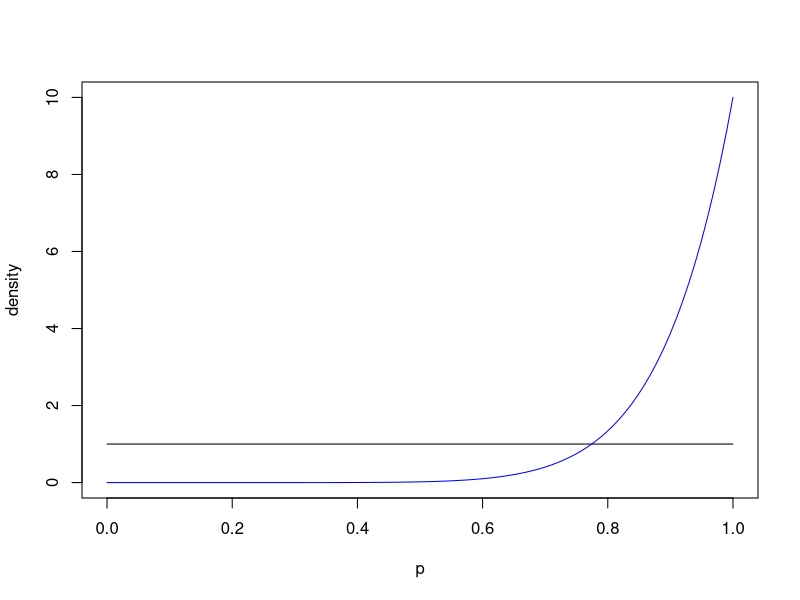
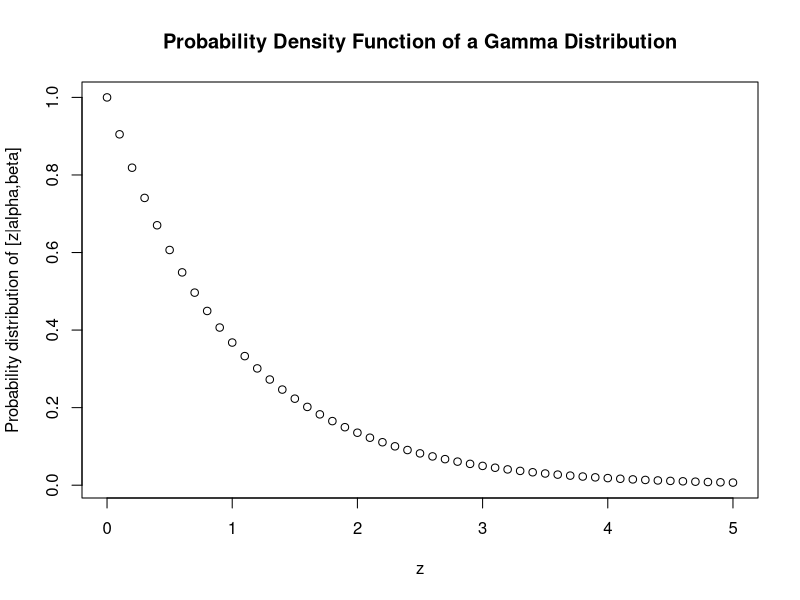
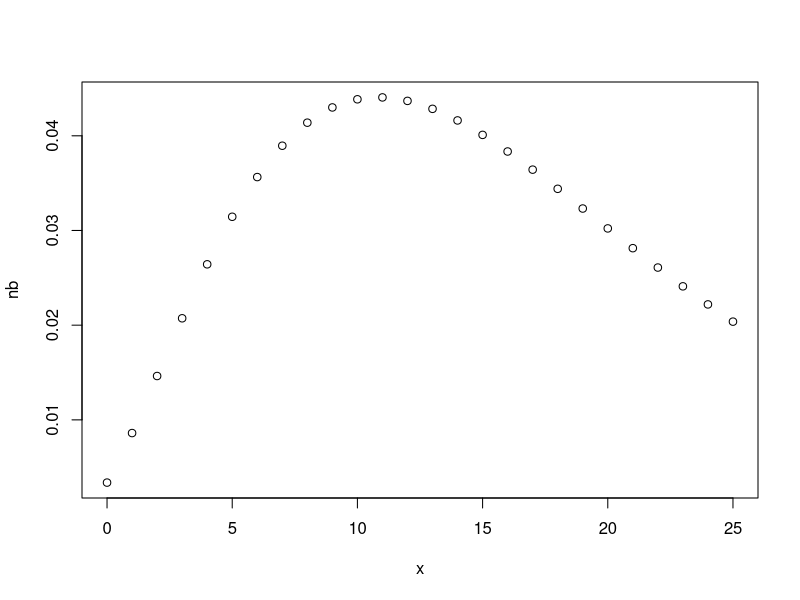
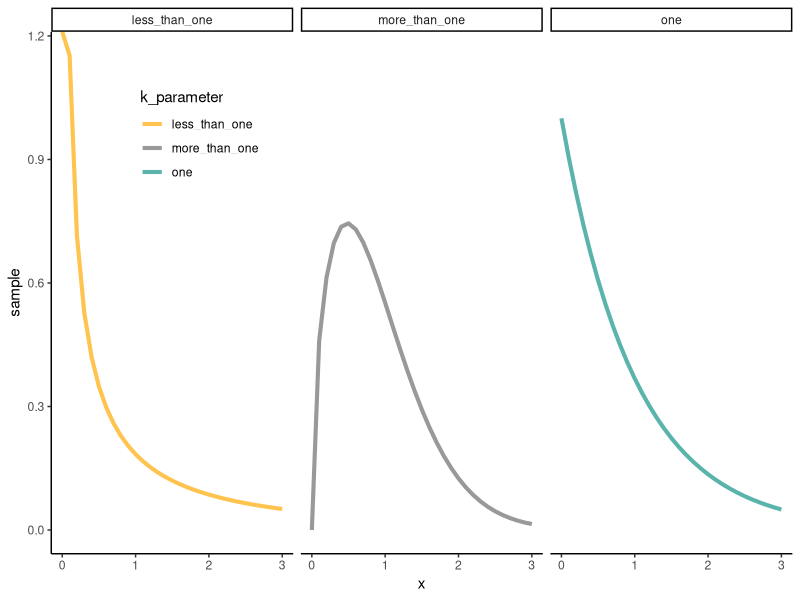
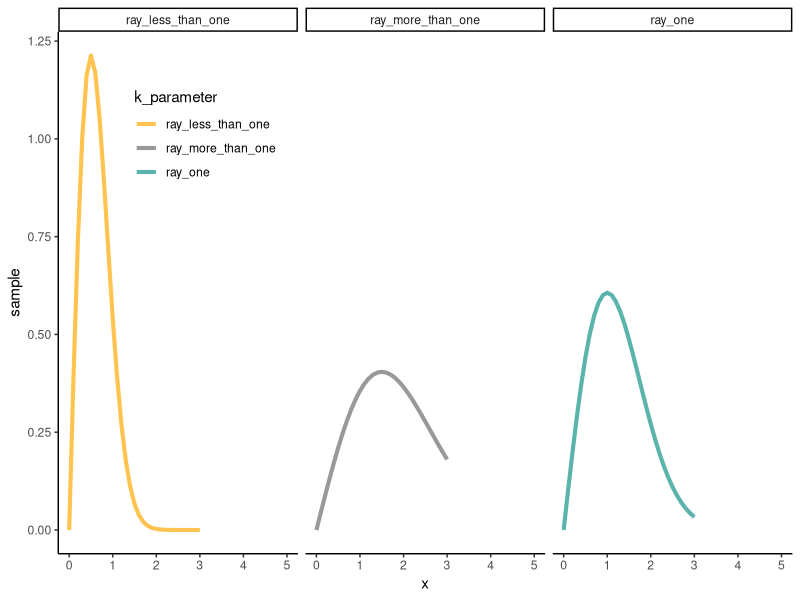

R code for these plots, in order:
## Testing different distributions

# Beta
p <- seq(0,1,length=100)
plot(p,dbeta(p,1,1), ylab="density",type="l",ylim=c(0,10))
lines(p, dbeta(p,10,1), col="blue")

# Gamma
z <- seq(from=0, to=5, by=0.1)
a <- 1
gfunc <- dgamma(z, shape=a)
plot(z,gfunc,
     xlab="z",
     ylab="Probability distribution of [z|alpha,beta]",
     title("Probability Density Function of a Gamma Distribution"))

# Negative binomial
x<-seq(0,25,1)
nb<-dnbinom(x, size=3, prob=0.15)
plot(x, nb)

# Weibull
library(tidyr)
library(dplyr)
library(ggplot2)

x <- seq(0, 3, 0.1)
less_than_one <- dweibull(x, shape = 0.5, scale = 1)
one <- dweibull(x, shape = 1, scale = 1)
more_than_one <- dweibull(x, shape = 1.5, scale = 1)

tibble(less_than_one, one, more_than_one, x) %>% gather("k_parameter", "sample", 1:3) %>% ggplot(aes(x = x, y = sample, col = k_parameter))+
  geom_line(size = 1.4)+theme_classic()+
  scale_color_manual(values = c("#fec44f", "#999999", "#5ab4ac"))+ theme(legend.position = c(.2,.8))+facet_wrap(~k_parameter)

# Rayleigh
library(VGAM)

x <- seq(0, 3, 0.1)
ray_less_than_one <- drayleigh(x, scale = 0.5)
ray_one <- drayleigh(x, scale = 1)
ray_more_than_one <- drayleigh(x, scale = 1.5)

tibble(ray_less_than_one, ray_one, ray_more_than_one, x) %>% 
  gather("k_parameter", "sample", 1:3) %>% ggplot(aes(x = x, y = sample, col = k_parameter))+
  geom_line(size = 1.4)+theme_classic()+
  scale_color_manual(values = c("#fec44f", "#999999", "#5ab4ac"))+
  theme(legend.position = c(.2,.8))+facet_wrap(~k_parameter)+
  scale_x_continuous(limits=c(0,5))
